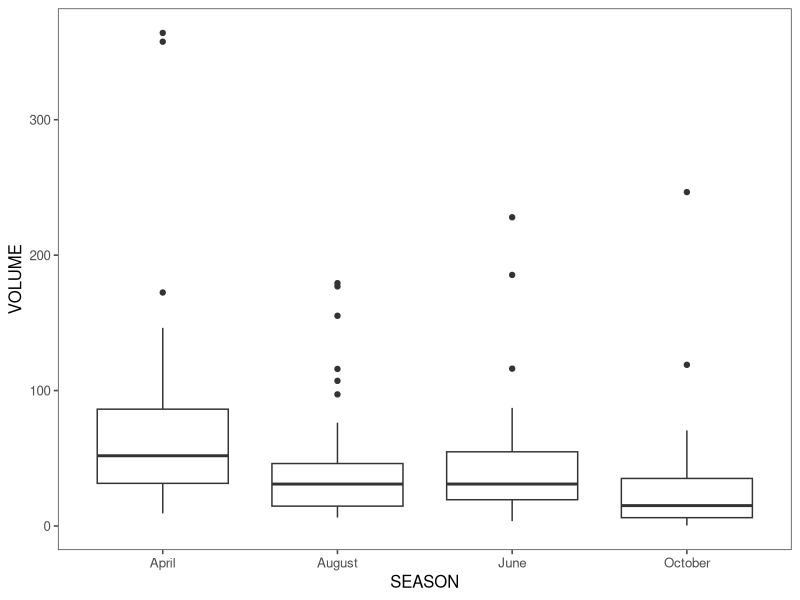
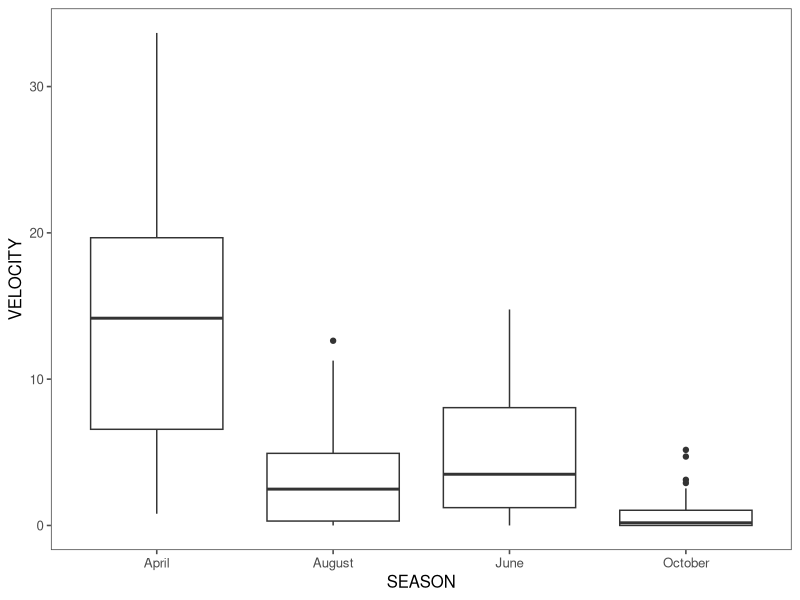
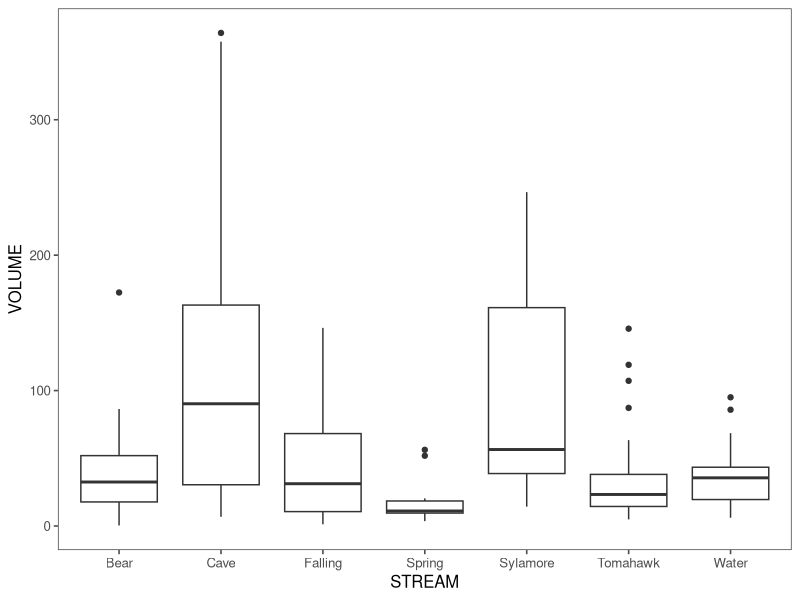
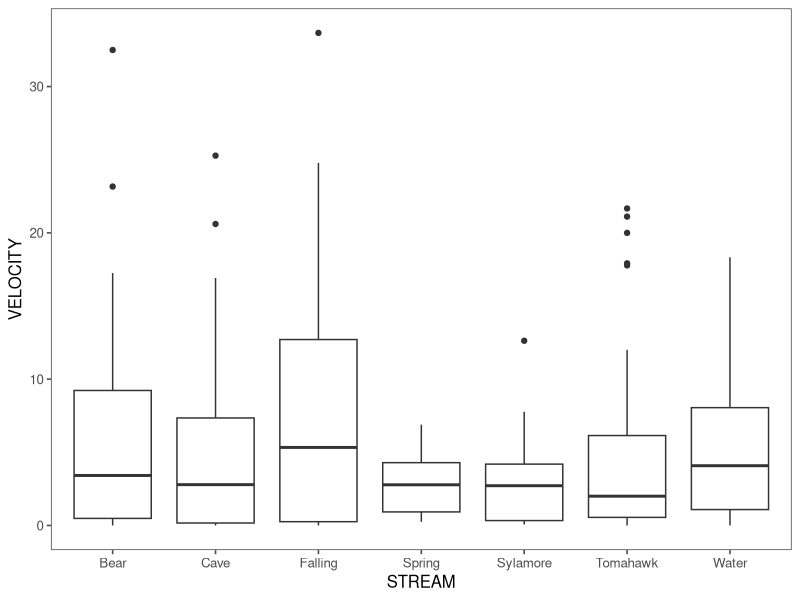
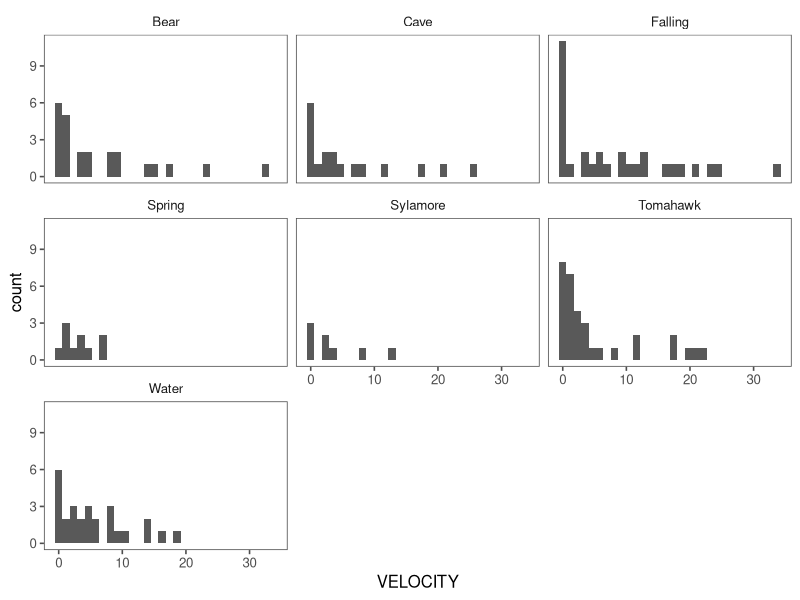
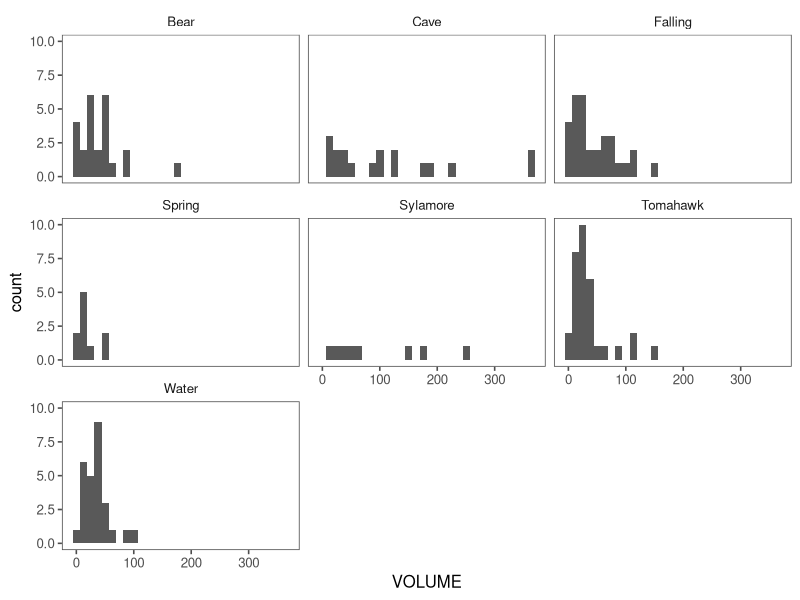
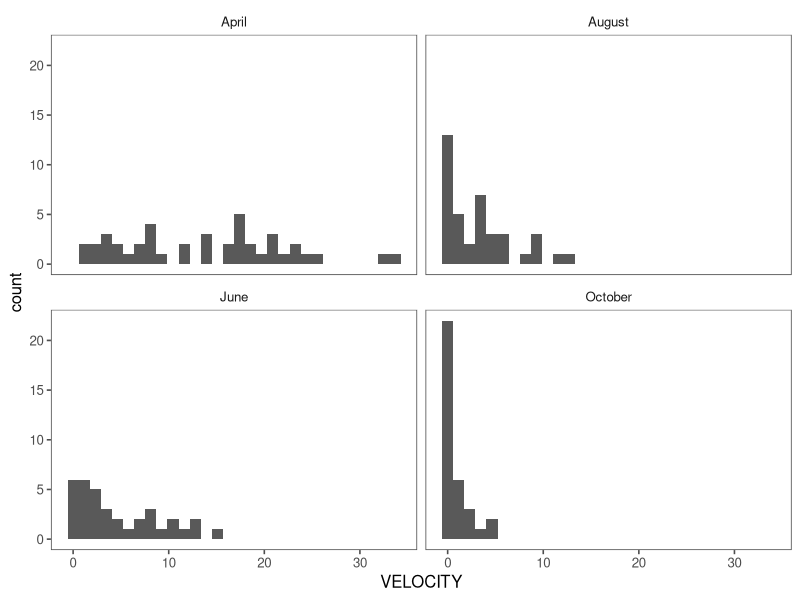
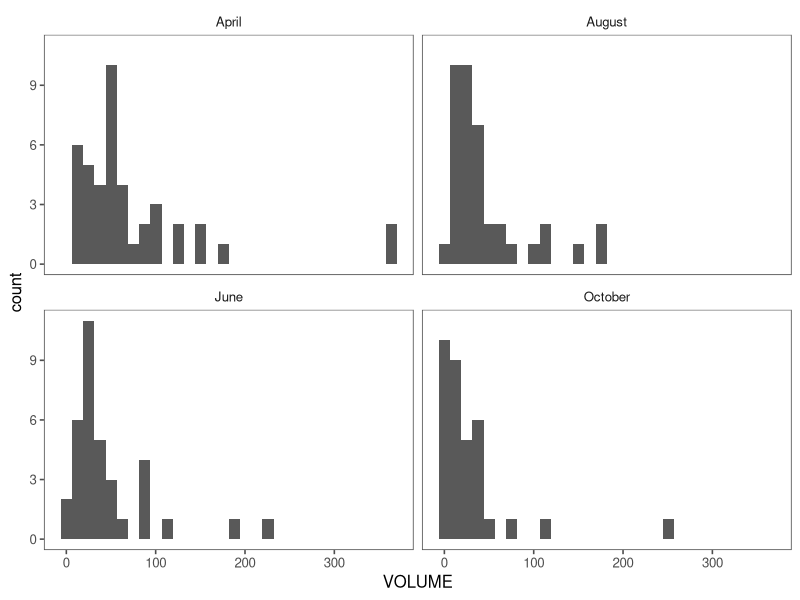

These charts were generated, in order, by the following R code:
# Biometry 2016 
# Lab 12
# MANOVA

library(ggplot2) # graphing
library(ggthemes) # theme_few
library(ggfortify) # autoplot
library(car) # lets us do contrasts

# responses <- cbind(object$response1, object$response2)
# manova(responses ~ object$covariate)

# Use the data in "fish_density.csv"  

dat <- read.csv("fish_density.csv")

head(dat)
str(dat)
summary(dat)

# The file contains some data from a recent study.  
# We are interested in whether habitat differs among seasons and streams in Ozark streams.  
# We collected habitat data three streams each in Boston Mountains and Ozark Highlands ecoregions.  
# I come to you as my statistician with my data file for 2002 and ask you whether there are differences in stream habitat volume (VOLUME) and current velocity (VELOCITY) among seasons (SEASON or SEASNUM) and streams (STREAM or STREAMNUM) in the Boston Mountain ecoregion (select STREAMNUM<=3). 


# What are the assumptions for this type of test and how can you check for them?  
# Normality

ggplot()+geom_boxplot(data=dat, aes(x=SEASON, y=VOLUME))+theme_few()

ggplot()+geom_boxplot(data=dat, aes(x=SEASON, y=VELOCITY))+theme_few()

ggplot()+geom_boxplot(data=dat, aes(x=STREAM, y=VOLUME))+theme_few()

ggplot()+geom_boxplot(data=dat, aes(x=STREAM, y=VELOCITY))+theme_few()

ggplot()+geom_histogram(data=dat, aes(x=VELOCITY))+facet_wrap(~STREAM)+theme_few()

ggplot()+geom_histogram(data=dat, aes(x=VOLUME))+facet_wrap(~STREAM)+theme_few()

ggplot()+geom_histogram(data=dat, aes(x=VELOCITY))+facet_wrap(~SEASON)+theme_few()

ggplot()+geom_histogram(data=dat, aes(x=VOLUME))+facet_wrap(~SEASON)+theme_few()

# Homogeneity of Variance & Covariance

ggplot()+geom_boxplot(data=dat, aes(x=SEASON, y=VOLUME))+theme_few()

ggplot()+geom_boxplot(data=dat, aes(x=SEASON, y=VELOCITY))+theme_few()

ggplot()+geom_boxplot(data=dat, aes(x=STREAM, y=VOLUME))+theme_few()

ggplot()+geom_boxplot(data=dat, aes(x=STREAM, y=VELOCITY))+theme_few()


cov(dat[,c("VELOCITY","VOLUME")])

# Outliers
# outliers are a big deal in MANOVAs, check and see if you have any, transform to get rid of them.

ggplot()+geom_boxplot(data=dat, aes(x=SEASON, y=VOLUME))+theme_few()

ggplot()+geom_boxplot(data=dat, aes(x=SEASON, y=VELOCITY))+theme_few()

ggplot()+geom_boxplot(data=dat, aes(x=STREAM, y=VOLUME))+theme_few()

ggplot()+geom_boxplot(data=dat, aes(x=STREAM, y=VELOCITY))+theme_few()

# Independence
# think about the experimental design, look for grouping or avoidance in the data


# Run the MANOVAs and interpret the output.  

# first we bind together the columns (cbind) of our two responses into a new object
responses <- cbind(dat$VOLUME, dat$VELOCITY)

model <- manova(responses ~ STREAM + SEASON,data=dat, contrasts=list(STREAM=contr.sum, SEASON=contr.sum))

Model <- Manova(model)

summary(Model, multivariate=TRUE)
